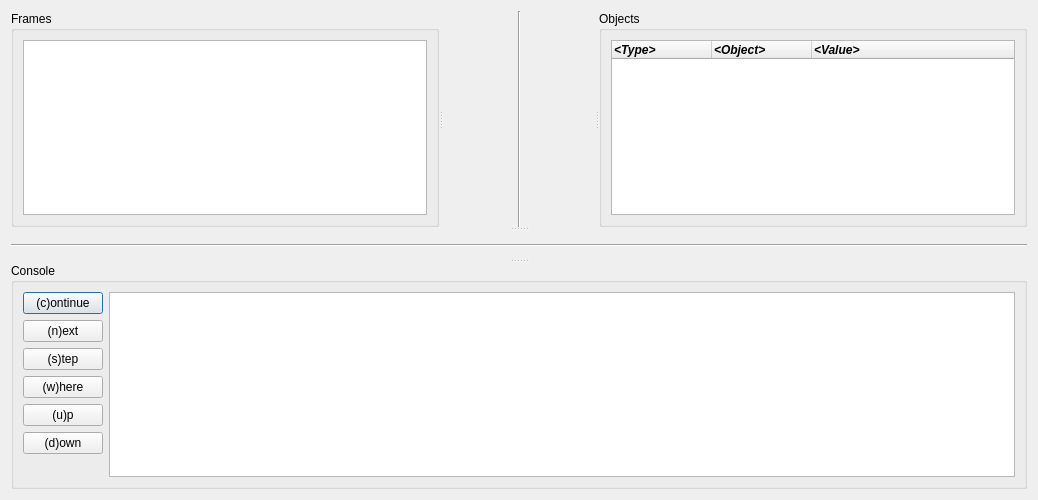
<?xml version="1.0" encoding="UTF-8"?>
<ui version="4.0">
 <class>Dialog</class>
 <widget class="QDialog" name="Dialog">
  <property name="geometry">
   <rect>
    <x>0</x>
    <y>0</y>
    <width>1038</width>
    <height>500</height>
   </rect>
  </property>
  <property name="windowTitle">
   <string>Dialog</string>
  </property>
  <layout class="QGridLayout" name="gridLayout_3">
   <item row="0" column="0">
    <widget class="QSplitter" name="splitter_2">
     <property name="orientation">
      <enum>Qt::Vertical</enum>
     </property>
     <property name="childrenCollapsible">
      <bool>false</bool>
     </property>
     <widget class="QSplitter" name="splitter">
      <property name="orientation">
       <enum>Qt::Horizontal</enum>
      </property>
      <property name="childrenCollapsible">
       <bool>false</bool>
      </property>
      <widget class="QGroupBox" name="groupBox">
       <property name="sizePolicy">
        <sizepolicy hsizetype="Maximum" vsizetype="Preferred">
         <horstretch>0</horstretch>
         <verstretch>0</verstretch>
        </sizepolicy>
       </property>
       <property name="title">
        <string>Frames</string>
       </property>
       <layout class="QGridLayout" name="gridLayout">
        <item row="0" column="0">
         <widget class="QListWidget" name="lw_frames">
          <property name="sizePolicy">
           <sizepolicy hsizetype="Expanding" vsizetype="Expanding">
            <horstretch>0</horstretch>
            <verstretch>0</verstretch>
           </sizepolicy>
          </property>
         </widget>
        </item>
       </layout>
      </widget>
      <widget class="Line" name="line">
       <property name="orientation">
        <enum>Qt::Vertical</enum>
       </property>
      </widget>
      <widget class="QGroupBox" name="groupBox_2">
       <property name="title">
        <string>Objects</string>
       </property>
       <layout class="QGridLayout" name="gridLayout_2">
        <item row="0" column="0">
         <widget class="QTreeWidget" name="tw_objects">
          <property name="showDropIndicator" stdset="0">
           <bool>false</bool>
          </property>
          <property name="alternatingRowColors">
           <bool>true</bool>
          </property>
          <property name="selectionBehavior">
           <enum>QAbstractItemView::SelectItems</enum>
          </property>
          <property name="horizontalScrollMode">
           <enum>QAbstractItemView::ScrollPerPixel</enum>
          </property>
          <property name="indentation">
           <number>10</number>
          </property>
          <property name="uniformRowHeights">
           <bool>true</bool>
          </property>
          <property name="animated">
           <bool>false</bool>
          </property>
          <property name="allColumnsShowFocus">
           <bool>false</bool>
          </property>
          <property name="headerHidden">
           <bool>false</bool>
          </property>
          <attribute name="headerVisible">
           <bool>true</bool>
          </attribute>
          <attribute name="headerHighlightSections">
           <bool>false</bool>
          </attribute>
          <column>
           <property name="text">
            <string>&lt;Type&gt;</string>
           </property>
           <property name="font">
            <font>
             <italic>true</italic>
             <bold>true</bold>
            </font>
           </property>
          </column>
          <column>
           <property name="text">
            <string>&lt;Object&gt;</string>
           </property>
           <property name="font">
            <font>
             <italic>true</italic>
             <bold>true</bold>
            </font>
           </property>
          </column>
          <column>
           <property name="text">
            <string>&lt;Value&gt;</string>
           </property>
           <property name="font">
            <font>
             <italic>true</italic>
             <bold>true</bold>
            </font>
           </property>
          </column>
         </widget>
        </item>
       </layout>
      </widget>
     </widget>
     <widget class="Line" name="line_2">
      <property name="orientation">
       <enum>Qt::Horizontal</enum>
      </property>
     </widget>
     <widget class="QGroupBox" name="groupBox_3">
      <property name="title">
       <string>Console</string>
      </property>
      <layout class="QHBoxLayout" name="horizontalLayout">
       <item>
        <layout class="QVBoxLayout" name="verticalLayout">
         <item>
          <widget class="QPushButton" name="pb_continue">
           <property name="text">
            <string>(c)ontinue</string>
           </property>
          </widget>
         </item>
         <item>
          <widget class="QPushButton" name="pb_next">
           <property name="text">
            <string>(n)ext</string>
           </property>
          </widget>
         </item>
         <item>
          <widget class="QPushButton" name="pb_step">
           <property name="text">
            <string>(s)tep</string>
           </property>
          </widget>
         </item>
         <item>
          <widget class="QPushButton" name="pb_where">
           <property name="text">
            <string>(w)here</string>
           </property>
          </widget>
         </item>
         <item>
          <widget class="QPushButton" name="pb_up">
           <property name="text">
            <string>(u)p</string>
           </property>
          </widget>
         </item>
         <item>
          <widget class="QPushButton" name="pb_down">
           <property name="text">
            <string>(d)own</string>
           </property>
          </widget>
         </item>
         <item>
          <spacer name="verticalSpacer">
           <property name="orientation">
            <enum>Qt::Vertical</enum>
           </property>
           <property name="sizeHint" stdset="0">
            <size>
             <width>20</width>
             <height>40</height>
            </size>
           </property>
          </spacer>
         </item>
        </layout>
       </item>
       <item>
        <widget class="QTextEdit" name="te_console"/>
       </item>
      </layout>
     </widget>
    </widget>
   </item>
  </layout>
 </widget>
 <resources/>
 <connections/>
</ui>
